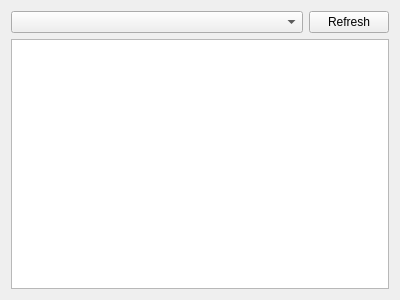
<ui version="4.0" >
 <class>DbBrowser</class>
 <widget class="QWidget" name="DbBrowser" >
  <property name="geometry" >
   <rect>
    <x>0</x>
    <y>0</y>
    <width>400</width>
    <height>300</height>
   </rect>
  </property>
  <layout class="QVBoxLayout" name="verticalLayout" >
   <item>
    <layout class="QHBoxLayout" name="horizontalLayout" >
     <item>
      <widget class="KComboBox" name="tableBox" >
       <property name="sizePolicy" >
        <sizepolicy vsizetype="Fixed" hsizetype="Expanding" >
         <horstretch>0</horstretch>
         <verstretch>0</verstretch>
        </sizepolicy>
       </property>
      </widget>
     </item>
     <item>
      <widget class="KPushButton" name="refreshButton" >
       <property name="text" >
        <string>Refresh</string>
       </property>
      </widget>
     </item>
    </layout>
   </item>
   <item>
    <widget class="QTableView" name="tableView" />
   </item>
  </layout>
 </widget>
 <customwidgets>
  <customwidget>
   <class>KComboBox</class>
   <extends>QComboBox</extends>
   <header>kcombobox.h</header>
  </customwidget>
  <customwidget>
   <class>KPushButton</class>
   <extends>QPushButton</extends>
   <header>kpushbutton.h</header>
  </customwidget>
 </customwidgets>
 <resources/>
 <connections/>
</ui>
